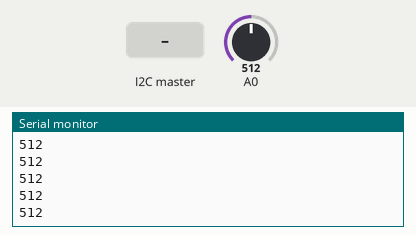
Simulated run of this sketch. Board: Arduino Uno, built with avr-gcc and run on an emulated ATmega328P. On the bench: the last lines printed to the serial monitor. The test bench sets the inputs (shaded band); at power-on: A0 = 512.

Above: at 1.2 s.
1.3 s: A0 set to 716
At 1.31 s:
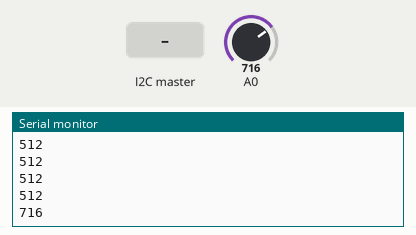
2.8 s: the I2C master sends the byte 1
4.3 s: the I2C master sends the byte 0
5.8 s: A0 set to 900
At 5.82 s:
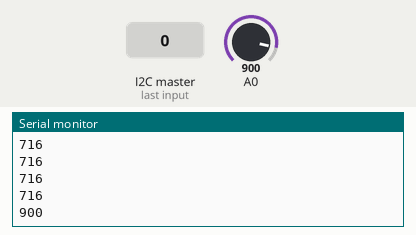
Timing chart, 0 to 8.3 s (numbered marks = the images above; inputs shaded):
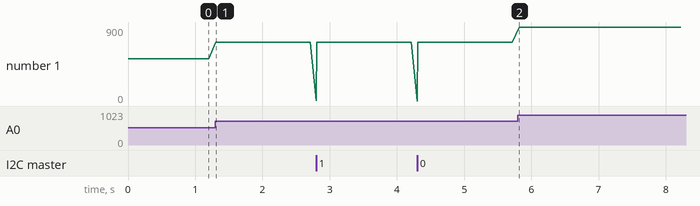

The sketch:

ir_distanz_sen.ino
```cpp
#include <Wire.h>                                  // Die Datei Wire.h ist eine Programmbibliothek, um über einen I²C-Bus zu kommunizieren.
#define adresse 0x0C                               // Das Wort "adresse" bedeutet später "0x0C".
                                                   // Nebenbei: Halbe Adresse vom NXT: 24 beim Arduino entspricht 18 im Hexadezimalcode. Die Hälfte davon ist 12, also 0C beim NXT.
int einlesen;
int lese_Daten;
byte daten[10];                                     // Es handelt sich um ein Array mit 2 Bytes. Ein Byte hat Werte von 0 bis 255.

int ir_sen_wert;

void Daten_erhalten(int bytesErhalten)             // Methode zum Empfangen
{
  einlesen = bytesErhalten;                        // ***
  while(1 < Wire.available())                      // *** loop through all but the last
  {                                                // ***
  }                                                // ***
  lese_Daten = Wire.read();                        // Die Daten vom NXT werden gelesen.
  Serial.println(lese_Daten);                      // Die Daten werden am serielle Monitor angezeigt.
}

void Daten_senden()                                // Methode zum Senden
{
  if(lese_Daten == 0x00)                           // Wenn eine "0" vom NXT empfangen wurde, dann sende die Daten
  {
    daten[0] = 77;
    Wire.write(daten,1);                           // Sende die Werte über den I²C-Bus zum NXT.
  }
}

void setup()
{
  Serial.begin(115200);                            // Die Kommunikationsadresse mit dem seriellen Monitor

  Wire.begin(adresse);                             // Die Kommunikationsadresse vom NXT
  Wire.onReceive(Daten_erhalten);                  // Die Methode zum Empfangen wird gestartet und dauerhaft ausgeführt.
  Wire.onRequest(Daten_senden);                    // Die Methode zum Senden wird gestartet und dauerhaft ausgeführt.
}


void loop()
{
  ir_sen_wert = analogRead(A0);
  Serial.print(ir_sen_wert);
  Serial.println();
  delay(100);
}
```

Measured:
- after the input at 1.3 s, the serial monitor: prints a new line at once (image 1)
- after the input at 5.8 s, the serial monitor: prints a new line at once (image 2)
- plotted number 1: 512 → 716 after the input at 1.3 s, 716 → 900 after the input at 5.8 s
